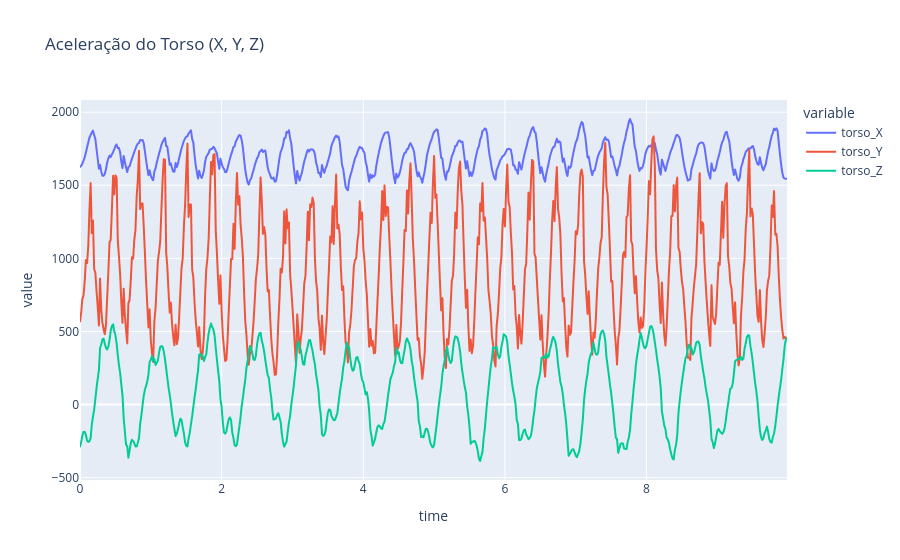

Source (notebook cell):
### Code cell
# Aceleração do Torso (X, Y, Z)
fig = px.line(df_acc_global,
                x='time', 
                y=['torso_X', 'torso_Y', 'torso_Z'], 
                title='Aceleração do Torso (X, Y, Z)')
fig.show()

### Figure 1 — Plotly figure (JSON) as saved in the notebook; plotly's stock layout.template omitted (floating-point values rounded to 4 significant figures; data arrays with more than 128 entries replaced by an {"elided": "..."} marker saying what was removed)
{"data": [{"hovertemplate": "variable=torso_X<br>time=%{x}<br>value=%{y}<extra></extra>", "legendgroup": "torso_X", "line": {"color": "#636efa", "dash": "solid"}, "marker": {"symbol": "circle"}, "mode": "lines", "name": "torso_X", "showlegend": true, "type": "scattergl", "x": {"elided": "600 float values"}, "xaxis": "x", "y": {"elided": "600 float values"}, "yaxis": "y"}, {"hovertemplate": "variable=torso_Y<br>time=%{x}<br>value=%{y}<extra></extra>", "legendgroup": "torso_Y", "line": {"color": "#EF553B", "dash": "solid"}, "marker": {"symbol": "circle"}, "mode": "lines", "name": "torso_Y", "showlegend": true, "type": "scattergl", "x": {"elided": "600 float values"}, "xaxis": "x", "y": {"elided": "600 float values"}, "yaxis": "y"}, {"hovertemplate": "variable=torso_Z<br>time=%{x}<br>value=%{y}<extra></extra>", "legendgroup": "torso_Z", "line": {"color": "#00cc96", "dash": "solid"}, "marker": {"symbol": "circle"}, "mode": "lines", "name": "torso_Z", "showlegend": true, "type": "scattergl", "x": {"elided": "600 float values"}, "xaxis": "x", "y": {"elided": "600 float values"}, "yaxis": "y"}], "layout": {"legend": {"title": {"text": "variable"}, "tracegroupgap": 0}, "title": {"text": "Aceleração do Torso (X, Y, Z)"}, "xaxis": {"anchor": "y", "domain": [0, 1], "title": {"text": "time"}}, "yaxis": {"anchor": "x", "domain": [0, 1], "title": {"text": "value"}}}}
